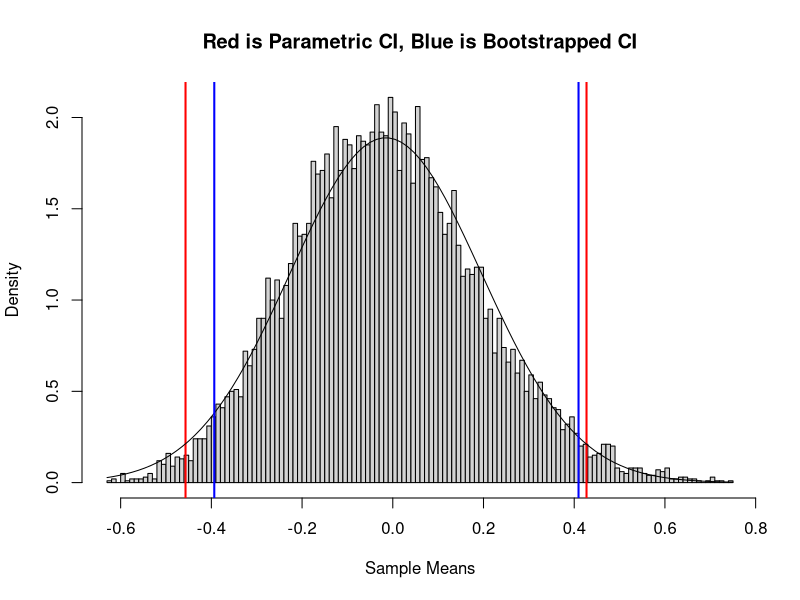
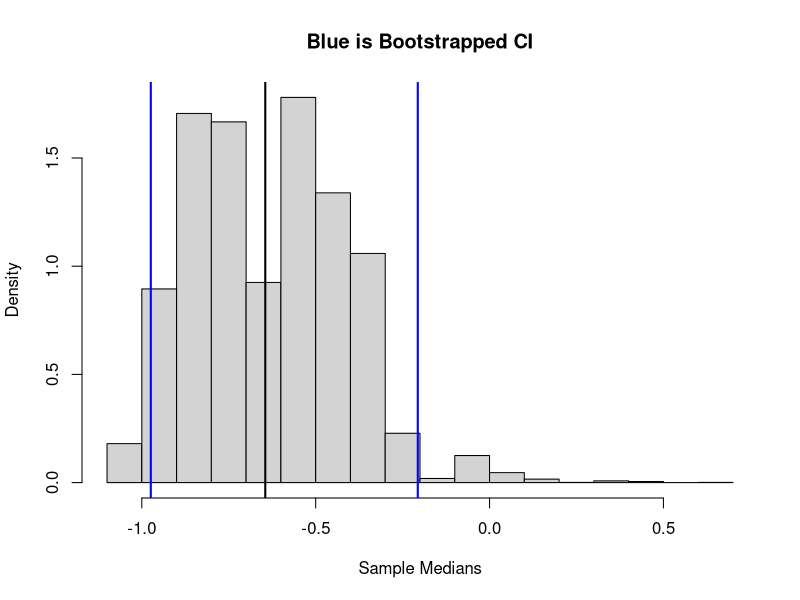
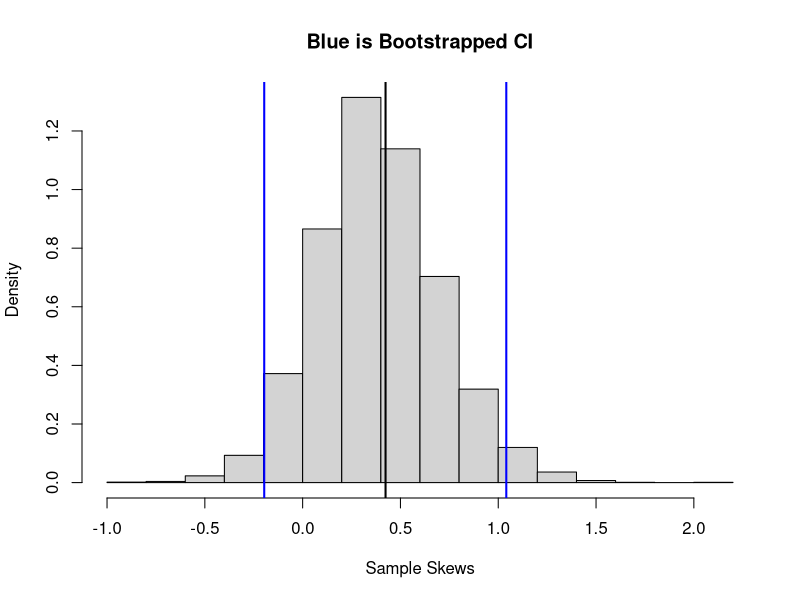
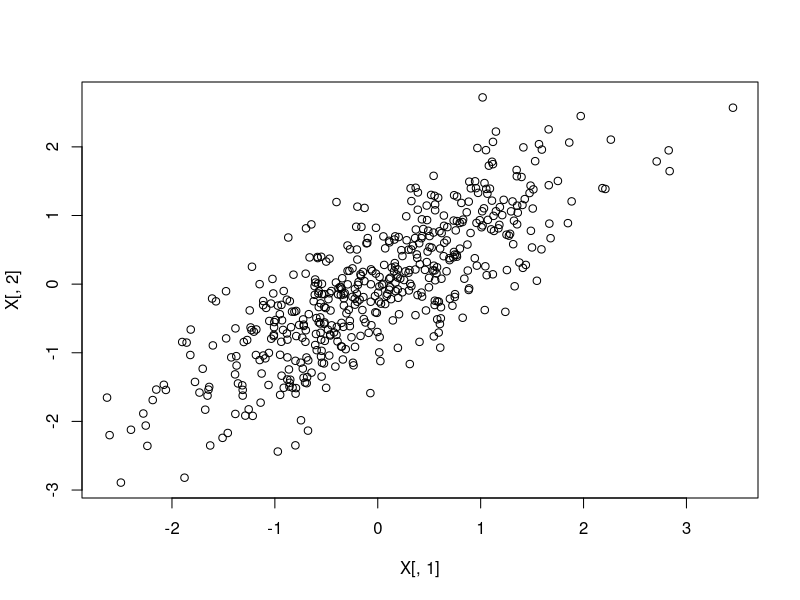
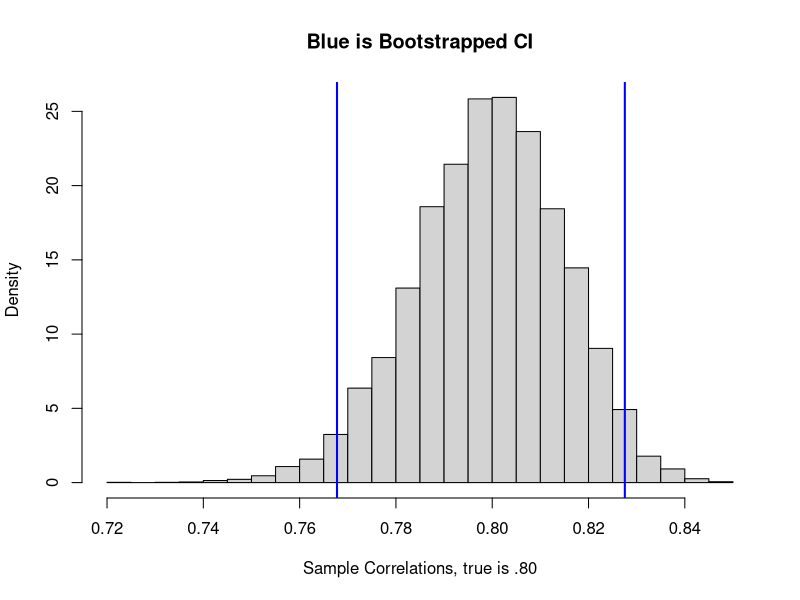

Write R code to recreate these figures, in order. (Note: this script raises an error after producing the figures.)
########################################
########################################
##  Bootstrapping  By Hand
########################################
########################################

##### bootstrap confidence interval for a mean

library(sn)
library(psych)

N=20
skew=20                           # skewness parameters (for disctribution of X)        
delta=skew/sqrt(skew^2+1)         # to ensure that E(X)=0 and VAR(X)=1
omega=1/sqrt(1-2*delta^2/pi)
kappa=-omega*sqrt(2/pi)*delta

set.seed(59)
X = rsn(N,kappa,omega,skew)         #draw X from skew normal distribution

describe(X)

CITL <- mean(X) + qt(.025, df=N-1) * sd(X)/sqrt(N)
CITH <- mean(X) + qt(.975, df=N-1) * sd(X)/sqrt(N)

outcome <- matrix(0,10000,1)

for (i in 1:10000) {
  samp <- sample(X, size=N, replace = TRUE)
  outcome[i] <- mean(samp)
}

mean(outcome)
EQ <- quantile(outcome, c(.025, .975))

hist(outcome, breaks=100, freq=FALSE, main="Red is Parametric CI, Blue is Bootstrapped CI", xlab="Sample Means")
abline(v=CITL, lwd=2, col="red")
abline(v= CITH, lwd=2, col="red")

curve(dnorm(x, mean(outcome[,1]), sd=(sd(X)/sqrt(N))), add = TRUE)
abline(v=EQ[1], lwd=2, col="blue")
abline(v=EQ[2], lwd=2, col="blue")


##### bootstrap confidence interval for a median

library(sn)
library(psych)

N=20
skew=20                           # skewness parameters (for disctribution of X)        
delta=skew/sqrt(skew^2+1)         # to ensure that E(X)=0 and VAR(X)=1
omega=1/sqrt(1-2*delta^2/pi)
kappa=-omega*sqrt(2/pi)*delta

X = rsn(N,kappa,omega,skew)         #draw X from skew normal distribution

set.seed(2011)
describe(X)

outcome <- matrix(0,10000,1)

for (i in 1:10000) {
  samp <- sample(X, size=N, replace = TRUE)
  outcome[i] <- median(samp)
}

EQ <- quantile(outcome, c(.025, .975))

hist(outcome, breaks=20, freq=FALSE, main="Blue is Bootstrapped CI", xlab="Sample Medians")
abline(v=EQ[1], lwd=2, col="blue")
abline(v=EQ[2], lwd=2, col="blue")
abline(v=median(X), lwd=2, col="black")


##### bootstrap confidence interval for a skew

library(sn)
library(psych)

N=20
skew=20                           # skewness parameters (for disctribution of X)        
delta=skew/sqrt(skew^2+1)         # to ensure that E(X)=0 and VAR(X)=1
omega=1/sqrt(1-2*delta^2/pi)
kappa=-omega*sqrt(2/pi)*delta

set.seed(2013+2015) #Try with set.seed(20132015)
X = rsn(N,kappa,omega,skew)         #draw ability from skew normal distribution

describe(X)

outcome <- matrix(0,10000,1)

for (i in 1:10000) {
  samp <- sample(X, size=N, replace = TRUE)
  outcome[i] <- skew(samp)
}

mean(outcome)
EQ <- quantile(outcome, c(.025, .975))

hist(outcome, breaks=20, freq=FALSE, main="Blue is Bootstrapped CI", xlab="Sample Skews")
abline(v=EQ[1], lwd=2, col="blue")
abline(v=EQ[2], lwd=2, col="blue")
abline(v=skew(X), lwd=2, col="black")

#######################################
## Bootstrapped Correlation
#######################################

library(MASS)

true <- matrix(1,2,2)
true[1,2] <- .8; true[2,1] <- .8

N = 500

set.seed(4)
X <- mvrnorm(n=N, mu = c(0, 0), Sigma=true)
plot(X[,1], X[,2])
sampresult <- cor(X)

index <- seq(1,nrow(X),1)

outcome <- matrix(0,10000,1)

for (i in 1:10000) {
  samp <- sample(index, size=N, replace = TRUE)
  outcome[i] <- cor(X[samp,1],X[samp,2])
}

EQ <- quantile(outcome, c(.025, .975))

hist(outcome, breaks=20, freq=FALSE, main="Blue is Bootstrapped CI", xlab="Sample Correlations, true is .80")
abline(v=EQ[1], lwd=2, col="blue")
abline(v=EQ[2], lwd=2, col="blue")
abline(v=samresult, lwd=2, col="black")


##################################################
##### bootstrap confidence interval for Cohen's D
##################################################

n1 <- 250; n2 <- 250

set.seed(1)
X1 <- rnorm(n1, mean=50, sd=10)
X2 <- rnorm(n2, mean=55, sd=10)

describe(X1); describe(X2)

Sp <- sqrt(((n1-1) * var(X1) + (n2-1) * var(X2)) / (n1 + n2 - 2))
samcohenD <- (mean(X1) - mean(X2)) / Sp


outcome <- matrix(0,10000,1)

for (i in 1:10000) {
  samp1 <- sample(X1, size=n1, replace = TRUE)
  samp2 <- sample(X2, size=n2, replace = TRUE)
  Sp <- sqrt(((n1-1) * var(samp1) + (n2-1) * var(samp2)) / (n1 + n2 - 2))
  cohenD <- (mean(samp1) - mean(samp2)) / Sp
  outcome[i] <- cohenD
}

EQ <- quantile(outcome, c(.025, .975))

hist(outcome, breaks=20, freq=FALSE, main="Blue is Bootstrapped CI", xlab="Sample Cohen D, true in population = -0.5")
abline(v=EQ[1], lwd=2, col="blue")
abline(v=EQ[2], lwd=2, col="blue")
abline(v=samcohenD, lwd=2, col="black")
abline(v=-0.5, lwd=2, col="red")


##############################################################################
##### Randomization Test of Differences in Paired Samples Design
##############################################################################

n <- 20
set.seed(100) #Try 100, 105, 110
X1 = x[,1]; X2 = x[,2]
X1 = X1 + runif(n, -5, 5); X2 = X2 + runif(n, -5, 5)

describe(X1); describe(X2)


X1 = rnorm(n, 50, 10)
X2 = X1 + rnorm(n, 2, 5)

diffscores <- X1 - X2

Mdiff <- mean(diffscores)

outcome <- matrix(0,10000,1)

for (i in 1:10000) {
  index <- runif(n1,0,1)
  
  sam <- ifelse( (index <= .50), -1*diffscores, 1 *diffscores)
  
  outcome[i] <- mean(sam)
}

EQ <- quantile(outcome, c(.025, .975))

hist(outcome, breaks=20, freq=FALSE, main="Blue corresponds to two-tailed p .05", xlab="Mean of difference scores")
abline(v=EQ[1], lwd=2, col="blue")
abline(v=EQ[2], lwd=2, col="blue")
abline(v=Mdiff, lwd=2, col="black")



###############################################################################
##### Randomization Test of Differences in Mean for Two-Group Independent Design
###############################################################################

n1 <- 15; n2 <- 30

X1 <- rnorm(n1, mean=50, sd=7);  X2 <- rnorm(n2, mean=55, sd=14)

describe(X1); describe(X2)

meandiff <- mean(X1) - mean(X2)

outcome <- matrix(0,10000,1)

all <- c(X1,X2)  # stack the two columns to make one sample

for (i in 1:10000) {
  
  index <- sample(1:(n1+n2), size=(n1), replace = FALSE)
  grp1 <- all[index]
  grp2 <- all[-index]
  outcome[i] <- mean(grp1) - mean(grp2)
}

mean(outcome)
EQ <- quantile(outcome, c(.025, .975))

hist(outcome, breaks=20, freq=FALSE, main="Blue is Bootstrapped CI", xlab="Mean Difference, true in population = -0.5")
abline(v=EQ[1], lwd=2, col="blue")
abline(v=EQ[2], lwd=2, col="blue")
abline(v=meandiff, lwd=2, col="black")

Fn <- ecdf(outcome) # the cummulative function

Fn(meandiff)  # returns the percentiles for meandiff
